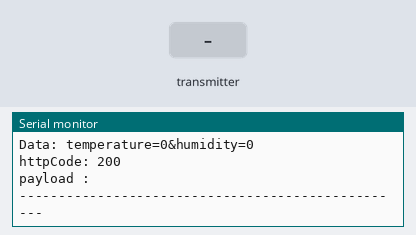
A program run on a simulated ESP32. Parts: the last lines printed to the serial monitor. The inputs (shaded band) are chosen by the test bench. WiFi joins after 1.5 s; servers stay silent unless stated; uploads are accepted with an empty reply.

Above: at 3.2 s.
3.3 s: the transmitter starts sending id = 0
At 3.61 s:
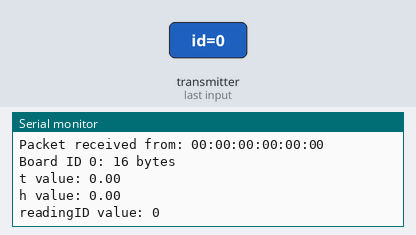
4.8 s: the transmitter starts sending temp = 25
6.3 s: the transmitter starts sending hum = 25
7.8 s: the transmitter starts sending readingId = 1
At 8.11 s:
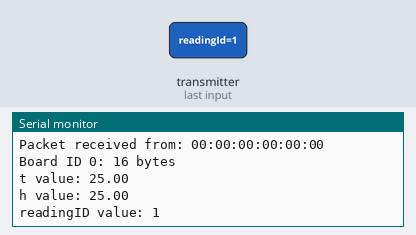
9.3 s: the transmitter starts sending id = 1
10.8 s: the transmitter starts sending temp = 50
Timing chart, 0 to 13.3 s (numbered marks = the images above; inputs shaded):
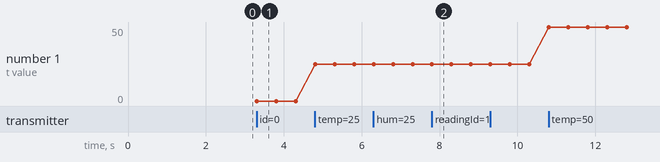

Measured:
- after the input at 3.3 s, the serial monitor: prints a new line at once (image 1)
- after the input at 7.8 s, the serial monitor: prints a new line at once (image 2)
- plotted number 1: 0 → 25 after the input at 4.8 s, 25 → 50 after the input at 10.8 s

The program:

main.cpp
```cpp
// (licence header left out)
#include <esp_now.h>
#include <WiFi.h>
#include "ESPAsyncWebServer.h"
#include <Arduino_JSON.h>

#include <HTTPClient.h>

// Replace with your network credentials (STATION)  enjoy office
// const char* ssid = "True Enjoy";
// const char* password = "enjoy7777777777";
// String URL = "http://127.0.0.1/esp8266/test.php";
// int temperature = 0;
// int humidity = 0;


// Replace with your network credentials (STATION)  บ้านริมโขง
const char* ssid = "ENJMesh";
const char* password = "enjoy042611749";
String URL = "http://192.168.0.113/EspData/upload.php";
int temperature = 0;
int humidity = 0;

void UploadData2Xampp();
//void connectWiFi();

// Structure example to receive data
// Must match the sender structure
typedef struct struct_message {
  int id;
  float temp;
  float hum;
  unsigned int readingId;
} struct_message;

struct_message incomingReadings;

JSONVar board;

AsyncWebServer server(80);
AsyncEventSource events("/events");

// callback function that will be executed when data is received
void OnDataRecv(const uint8_t * mac_addr, const uint8_t *incomingData, int len) {
  // Copies the sender mac address to a string
  char macStr[18];
  Serial.print("Packet received from: ");
  snprintf(macStr, sizeof(macStr), "%02x:%02x:%02x:%02x:%02x:%02x",
           mac_addr[0], mac_addr[1], mac_addr[2], mac_addr[3], mac_addr[4], mac_addr[5]);
  Serial.println(macStr);
  memcpy(&incomingReadings, incomingData, sizeof(incomingReadings));

  board["id"] = incomingReadings.id;
  board["temperature"] = incomingReadings.temp;
  board["humidity"] = incomingReadings.hum;
  board["readingId"] = String(incomingReadings.readingId);
  String jsonString = JSON.stringify(board);
  events.send(jsonString.c_str(), "new_readings", millis());

  Serial.printf("Board ID %u: %u bytes\n", incomingReadings.id, len);
  Serial.printf("t value: %4.2f \n", incomingReadings.temp);
  Serial.printf("h value: %4.2f \n", incomingReadings.hum);
  Serial.printf("readingID value: %d \n", incomingReadings.readingId);
  Serial.println();

// ++for upload data to xampp

    // ++get data from esp_now to temperator and humidity
    temperature = int(board["temperature"]);
    humidity = int(board["humidity"]);
    // --get data from esp_now to temperator and humidify
    //WiFi.mode(WIFI_STA);
    //delay (2000);

  // String postData = "temperature=" + String(temperature) + "&humidity=" + String(humidity);

  // HTTPClient http;
  // http.begin(URL);
  // http.addHeader("Content-Type", "application/x-www-form-urlencoded");

  // int httpCode = http.POST(postData);
  // String payload = http.getString();


  // if(httpCode > 0) {
  //   // file found at server
  //   if(httpCode == HTTP_CODE_OK) {
  //     String payload = http.getString();
  //     Serial.println(payload);
  //   } else {
  //     // HTTP header has been send and Server response header has been handled
  //     Serial.printf("[HTTP] GET... code: %d\n", httpCode);
  //   }
  // } else {
  //   Serial.printf("[HTTP] GET... failed, error: %s\n", http.errorToString(httpCode).c_str());
  // }

  // http.end();  //Close connection

  // Serial.print("URL : "); Serial.println(URL);
  // Serial.print("Data: "); Serial.println(postData);
  // Serial.print("httpCode: "); Serial.println(httpCode);
  // Serial.print("payload : "); Serial.println(payload);
  // Serial.println("--------------------------------------------------");

  // delay(10000);
// --for upload data to xampp

}

const char index_html[] PROGMEM = R"rawliteral(
<!DOCTYPE HTML><html>
<head>
  <title>ESP-NOW DASHBOARD</title>
  <meta name="viewport" content="width=device-width, initial-scale=1">
  <link rel="stylesheet" href="https://use.fontawesome.com/releases/v5.7.2/css/all.css" integrity="sha384-fnmOCqbTlWIlj8LyTjo7mOUStjsKC4pOpQbqyi7RrhN7udi9RwhKkMHpvLbHG9Sr" crossorigin="anonymous">
  <link rel="icon" href="data:,">
  <style>
    html {font-family: Arial; display: inline-block; text-align: center;}
    p {  font-size: 1.2rem;}
    body {  margin: 0;}
    .topnav { overflow: hidden; background-color: #2f4468; color: white; font-size: 1.7rem; }
    .content { padding: 20px; }
    .card { background-color: white; box-shadow: 2px 2px 12px 1px rgba(140,140,140,.5); }
    .cards { max-width: 700px; margin: 0 auto; display: grid; grid-gap: 2rem; grid-template-columns: repeat(auto-fit, minmax(300px, 1fr)); }
    .reading { font-size: 2.8rem; }
    .packet { color: #bebebe; }
    .card.temperature { color: #fd7e14; }
    .card.humidity { color: #1b78e2; }
  </style>
</head>
<body>
  <div class="topnav">
    <h3>ESP-NOW DASHBOARD</h3>
  </div>
  <div class="content">
    <div class="cards">
      <div class="card temperature">
        <h4><i class="fas fa-thermometer-half"></i> BOARD #1 - TEMPERATURE</h4><p><span class="reading"><span id="t1"></span> &deg;C</span></p><p class="packet">Reading ID: <span id="rt1"></span></p>
      </div>
      <div class="card humidity">
        <h4><i class="fas fa-tint"></i> BOARD #1 - HUMIDITY</h4><p><span class="reading"><span id="h1"></span> &percnt;</span></p><p class="packet">Reading ID: <span id="rh1"></span></p>
      </div>
      <div class="card temperature">
        <h4><i class="fas fa-thermometer-half"></i> BOARD #2 - TEMPERATURE</h4><p><span class="reading"><span id="t2"></span> &deg;C</span></p><p class="packet">Reading ID: <span id="rt2"></span></p>
      </div>
      <div class="card humidity">
        <h4><i class="fas fa-tint"></i> BOARD #2 - HUMIDITY</h4><p><span class="reading"><span id="h2"></span> &percnt;</span></p><p class="packet">Reading ID: <span id="rh2"></span></p>
      </div>
    </div>
  </div>
<script>
if (!!window.EventSource) {
 var source = new EventSource('/events');

 source.addEventListener('open', function(e) {
  console.log("Events Connected");
 }, false);
 source.addEventListener('error', function(e) {
  if (e.target.readyState != EventSource.OPEN) {
    console.log("Events Disconnected");
  }
 }, false);

 source.addEventListener('message', function(e) {
  console.log("message", e.data);
 }, false);

 source.addEventListener('new_readings', function(e) {
  console.log("new_readings", e.data);
  var obj = JSON.parse(e.data);
  document.getElementById("t"+obj.id).innerHTML = obj.temperature.toFixed(2);
  document.getElementById("h"+obj.id).innerHTML = obj.humidity.toFixed(2);
  document.getElementById("rt"+obj.id).innerHTML = obj.readingId;
  document.getElementById("rh"+obj.id).innerHTML = obj.readingId;
 }, false);
}
</script>
</body>
</html>)rawliteral";


void setup() {
  // Initialize Serial Monitor
  Serial.begin(115200);

  // Set the device as a Station and Soft Access Point simultaneously
  //WiFi.mode(WIFI_AP_STA);

// Set the device as a Station
  WiFi.mode(WIFI_STA);
      WiFi.setSleep(WIFI_PS_NONE);
  // Set device as a Wi-Fi Station
  WiFi.begin(ssid, password);
  while (WiFi.status() != WL_CONNECTED) {
    delay(1000);
    Serial.println("Setting as a Wi-Fi Station..");
  }
  Serial.print("Station IP Address: ");
  Serial.println(WiFi.localIP());
  Serial.print("Wi-Fi Channel: ");
  Serial.println(WiFi.channel());

  // Init ESP-NOW
  if (esp_now_init() != ESP_OK) {
    Serial.println("Error initializing ESP-NOW");
    return;
  }

  // Once ESPNow is successfully Init, we will register for recv CB to
  // get recv packer info
  esp_now_register_recv_cb(esp_now_recv_cb_t(OnDataRecv));

  server.on("/", HTTP_GET, [](AsyncWebServerRequest *request){
    request->send_P(200, "text/html", index_html);
  });

  events.onConnect([](AsyncEventSourceClient *client){
    if(client->lastId()){
      Serial.printf("Client reconnected! Last message ID that it got is: %u\n", client->lastId());
    }
    // send event with message "hello!", id current millis
    // and set reconnect delay to 1 second
    client->send("hello!", NULL, millis(), 10000);
  });
  server.addHandler(&events);
  server.begin();
}

void loop() {
  static unsigned long lastEventTime = millis();
  static const unsigned long EVENT_INTERVAL_MS = 5000;
  if ((millis() - lastEventTime) > EVENT_INTERVAL_MS) {
    events.send("ping",NULL,millis());
    lastEventTime = millis();
  }

UploadData2Xampp();
// ++for upload data to xampp

  //   // ++get data from esp_now to temperator and humidity
  //   temperature = int(board["temperature"]);
  //   humidity = int(board["humidity"]);
  //   // --get data from esp_now to temperator and humidify

  //   String postData = "temperature=" + String(temperature) + "&humidity=" + String(humidity);

  //   HTTPClient http;
  //   http.begin(URL);
  //   http.addHeader("Content-Type", "application/x-www-form-urlencoded");

  //   int httpCode = http.POST(postData);
  //   String payload = http.getString();

  //   if(httpCode > 0) {
  //   // file found at server
  //     if(httpCode == HTTP_CODE_OK) {
  //     String payload = http.getString();
  //     Serial.println(payload);
  //     } else {
  //       // HTTP header has been send and Server response header has been handled
  //       Serial.printf("[HTTP] GET... code: %d\n", httpCode);
  //     }
  //     } else {
  //       Serial.printf("[HTTP] GET... failed, error: %s\n", http.errorToString(httpCode).c_str());
  //   }

  // http.end();  //Close connection

  //   Serial.print("URL : "); Serial.println(URL);
  //   Serial.print("Data: "); Serial.println(postData);
  //   Serial.print("httpCode: "); Serial.println(httpCode);
  //   Serial.print("payload : "); Serial.println(payload);
  //   Serial.println("--------------------------------------------------");
  //   delay(10000);
// --for upload data to xampp

}


//Function for upload data to xampp
void UploadData2Xampp() {
  Serial.println("Have Data to up Upload...");

  String postData = "temperature=" + String(temperature) + "&humidity=" + String(humidity);

  HTTPClient http;
  http.begin(URL);
  http.addHeader("Content-Type", "application/x-www-form-urlencoded");

  int httpCode = http.POST(postData);
  String payload = http.getString();

  Serial.print("URL : "); Serial.println(URL);
  Serial.print("Data: "); Serial.println(postData);
  Serial.print("httpCode: "); Serial.println(httpCode);
  Serial.print("payload : "); Serial.println(payload);
  Serial.println("--------------------------------------------------");
  delay(20000);

}
```
